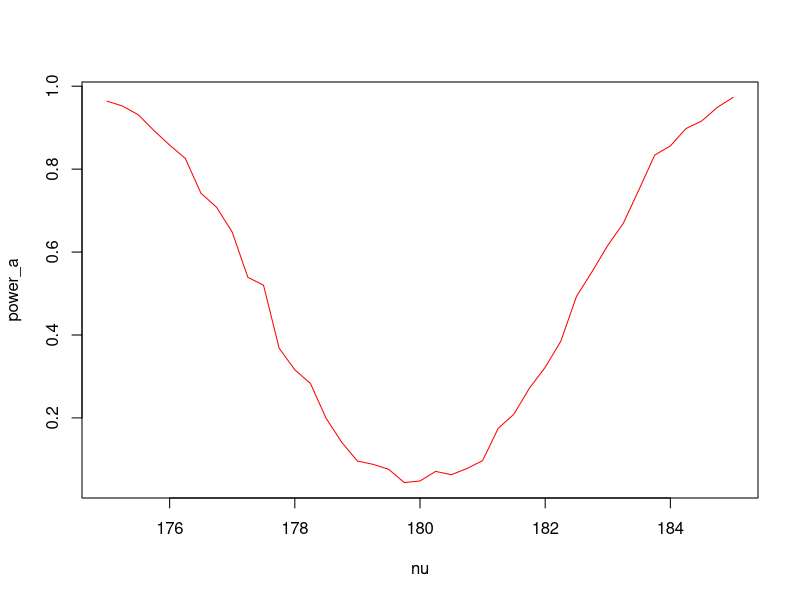
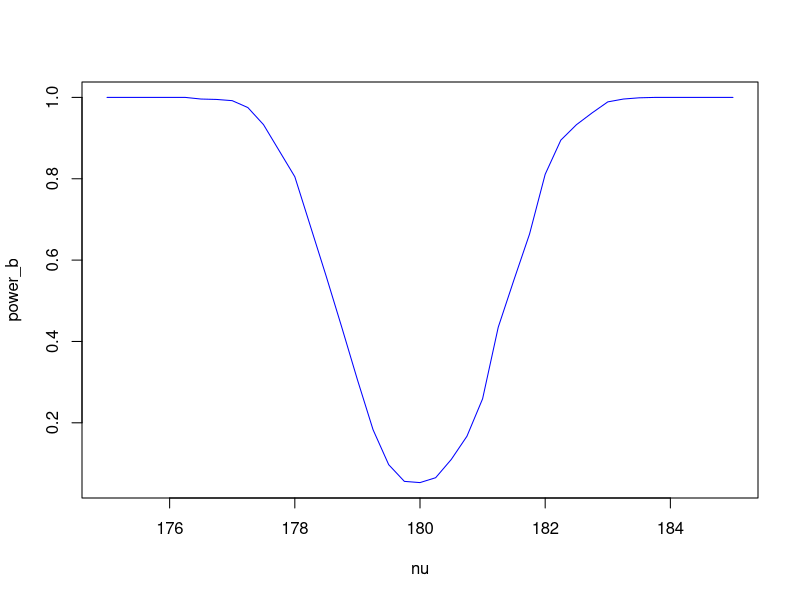
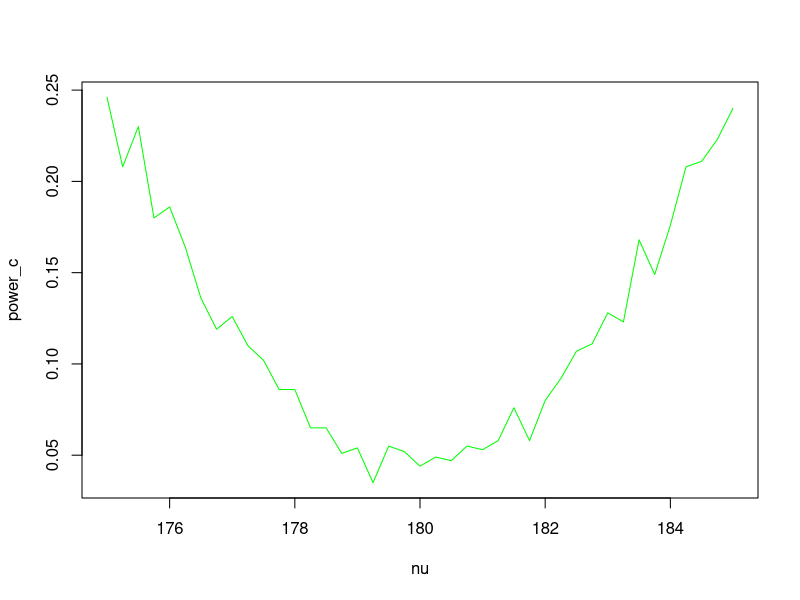
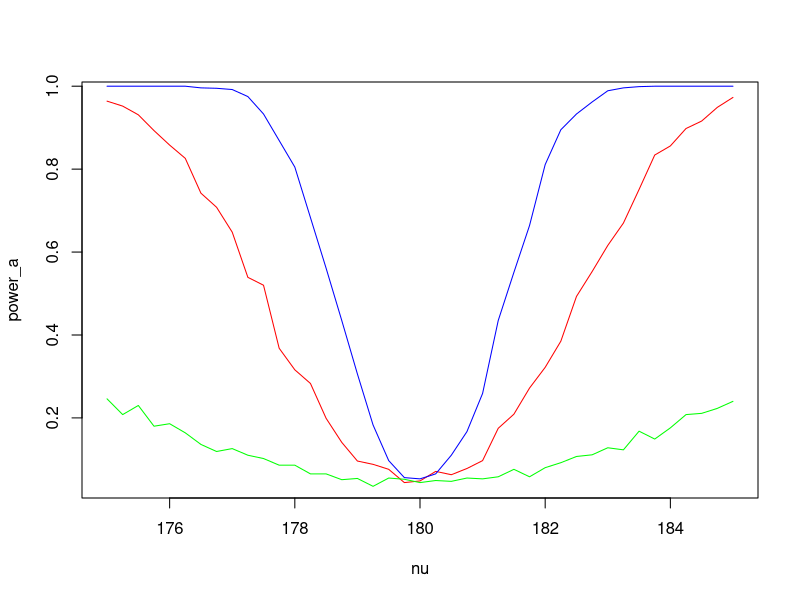

The R source for these figures, in order:
n = m = 30
mu = 180
nu = 175
sd = 5
B = 1000
p = numeric(B)

for(b in 1:B){
  x = rnorm(n, mu, sd)
  y = rnorm(m, nu, sd)
  p[b] = t.test(x, y, var.equal=TRUE)[[3]]
}
power = mean(p<0.05)

#a
nu = seq(175, 185, by=0.25)
power_a = numeric(length(nu))

for(i in 1:length(nu)){
  for(b in 1:B){
    x = rnorm(n, mu, sd)
    y = rnorm(m, nu[i], sd)
    p[b] = t.test(x, y, var.equal=TRUE)[[3]]
  }
  power_a[i] = mean(p<0.05)
}
plot(nu, power_a, type="l", col="red")

#b
n = m = 100
nu = seq(175, 185, by=0.25)
power_b = numeric(length(nu))

for(i in 1:length(nu)){
  for(b in 1:B){
    x = rnorm(n, mu, sd)
    y = rnorm(m, nu[i], sd)
    p[b] = t.test(x, y, var.equal=TRUE)[[3]]
  }
  power_b[i] = mean(p<0.05)
}
plot(nu, power_b, type="l", col="blue")

#c
n = m = 30
sd = 15
nu = seq(175, 185, by=0.25)
power_c = numeric(length(nu))

for(i in 1:length(nu)){
  for(b in 1:B){
    x = rnorm(n, mu, sd)
    y = rnorm(m, nu[i], sd)
    p[b] = t.test(x, y, var.equal=TRUE)[[3]]
  }
  power_c[i] = mean(p<0.05)
}
plot(nu, power_c, type="l", col="green")

#d
plot(nu, power_a, type="l", col="red")
points(nu, power_b, type="l", col="blue")
points(nu, power_c, type="l", col="green")